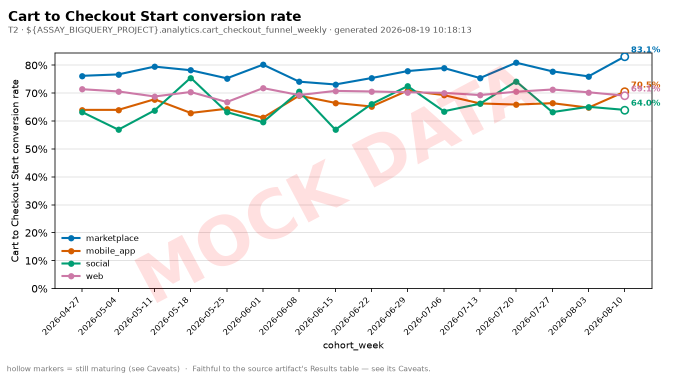
#> input picture examples/query-metric-chart.png, 1350 x 750 px (shown at 1/2 size)
$ python -i report_pdf.py   (imports and definitions only)
#> lines starting #> are read from the running program, lines starting #| are printed output that depends on the picture
#!/usr/bin/env python3
"""report_pdf.py — render a governed artifact into a PDF.

Produces a single, self-contained, stakeholder-ready PDF from a governed
output artifact: the chart (inline, when present), the Results table, the
Narrative, the verbatim Caveats, and the governance stamp (accuracy tier,
source view, generated-at, and a MOCK DATA / FIXTURE DATA banner when
applicable). The PDF is written locally for the user to download and
distribute as-is — no upload, no publishing pipeline (the `export-report`
skill).

Accepts two artifact shapes, both governed: a `query-metric` /
`visualize-metric` artifact (keyed by `metric` in frontmatter, usually
carrying a chart, its table under `## Results`) and a spine-analysis artifact
from `funnel-dropoff`, `stage-timing`, `segment-compare`, or `funnel-pulse`
(keyed by `skill` instead, chart-less, its table(s) under a skill-specific
heading such as `## Stage funnel` or `## Latency by transition`). Every
table-bearing section is rendered in the artifact's own order — see
`table_sections()` — so both shapes export uniformly with no per-skill
heading map to maintain. An artifact with neither `metric` nor `skill` is
refused — that is what stops an arbitrary markdown file from being
PDF-exported as though it were governed.

Faithful by construction: every element is read from the artifact the
governed run already wrote. This helper adds no numbers and re-queries
nothing. The chart image, when present, is the one `visualize-metric`
rendered.

Usage:
  report_pdf.py --artifact outputs/kattfot/2026-06-01-foo.md \
                [--out outputs/kattfot/2026-06-01-foo.pdf] \
                [--published-by "Your Name"]

Prints JSON {"pdf_path": ..., "title": ...} on success.
"""

from __future__ import annotations

import argparse
import json
import re
import sys
from pathlib import Path

try:
    import yaml
    from fpdf import FPDF
except ImportError:
    sys.stderr.write(
        "Missing dependencies. Install with:\n"
        "  pip install -r scripts/requirements.txt\n"
    )
    sys.exit(3)

FRONTMATTER_RE = re.compile(r"^---\s*\n(.*?)\n---\s*\n(.*)", re.DOTALL)
IMG_RE = re.compile(r"!\[[^\]]*\]\(([^)]+)\)")
BOLD_RE = re.compile(r"\*\*(.+?)\*\*")

# Page geometry (A4 portrait, mm).
MARGIN = 18
INK = (20, 20, 20)
MUTED = (90, 90, 90)
RULE = (210, 210, 210)
WARN_BG = (255, 244, 229)
WARN_INK = (140, 60, 0)
#: The T3 amber from the shared HTML theme (render-chart/theme/tokens.json),
#: so the exploratory banner matches every other surface's tier chrome.
EXPLORE_BG = (251, 241, 221)
EXPLORE_INK = (138, 90, 0)


# ---------------------------------------------------------------------------
# Glyph sanitation — DejaVu covers →·≈≤—…✓ but not color emoji.
# ---------------------------------------------------------------------------

# The PDF uses fpdf2 core fonts (Helvetica) — zero embedded font bytes, so the
# whole report stays a few KB and uploads as inline base64 with room to spare.
# Core fonts are Latin-1 only, so transliterate the glyphs the governed
# artifacts actually use down to ASCII/Latin-1.
_TRANSLIT = {
    "⚠️": "(!)", "⚠": "(!)", "📊": "", "📋": "", "🔗": "", "✅": "[ok]",
    "→": "->", "←": "<-", "↗": "", "≈": "~", "≤": "<=", "≥": ">=",
    "—": "-", "–": "-", "·": "-", "•": "-", "…": "...", "×": "x",
    "’": "'", "‘": "'", "“": '"', "”": '"', "→": "->",
}
MD_LINK_RE = re.compile(r"\[([^\]]+)\]\([^)]+\)")  # [text](url) -> text


# [75 lines left out: functions clean, parse_artifact, split_sections, parse_table, not called in this run]


#: Sections that are prose (or otherwise not a results table) even though a
#: section-by-section scan would otherwise consider them eligible.
NON_TABLE_SECTIONS = {
    "_preamble", "narrative", "caveats", "provenance", "visualization",
    "run warnings", "about this artifact",
}


# [97 lines left out: functions table_sections, paragraphs, bullets, find_chart, not called in this run]


# ---------------------------------------------------------------------------
# PDF construction
# ---------------------------------------------------------------------------


def _quantized(img_path: Path) -> str:
    """Write an optimized palette PNG to a temp file and return its path.

    Line/bar charts use few colors, so an adaptive 64-colour palette is visually
    lossless while cutting the file ~8x (e.g. 63KB → ~3KB). Embedding the
    optimized file (not a PIL object, which fpdf2 re-expands) keeps the PDF
    small enough to upload as inline base64.
    """
    try:
        from PIL import Image
    except ImportError:
        return str(img_path)
    im = Image.open(img_path).convert("RGB")
    # Downscale to a sensible print width before quantizing — 900px is sharp at
    # the ~180mm page width and far smaller than the 1350px source.
    max_w = 900
    if im.width > max_w:
        im = im.resize((max_w, round(im.height * max_w / im.width)))
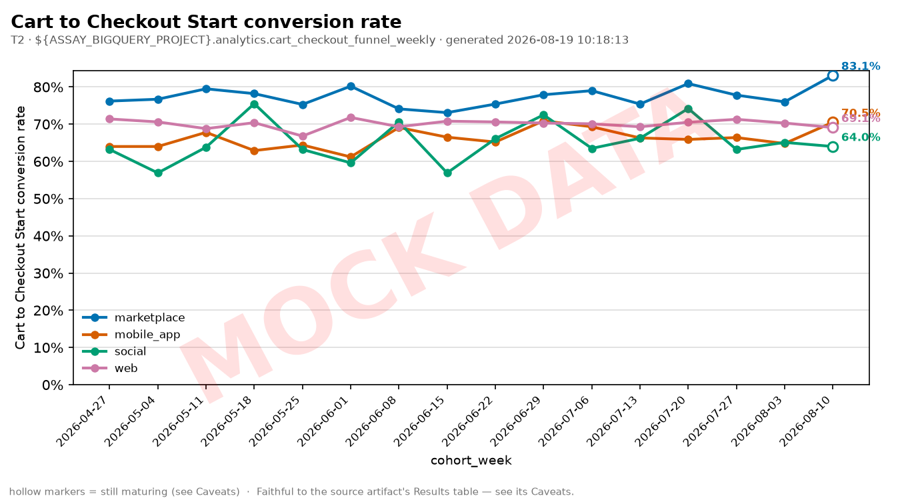
#> im: PIL image 900x500 RGB; mean R, G, B 244.6, 244, 243.9
    im = im.convert("P", palette=Image.ADAPTIVE, colors=32)
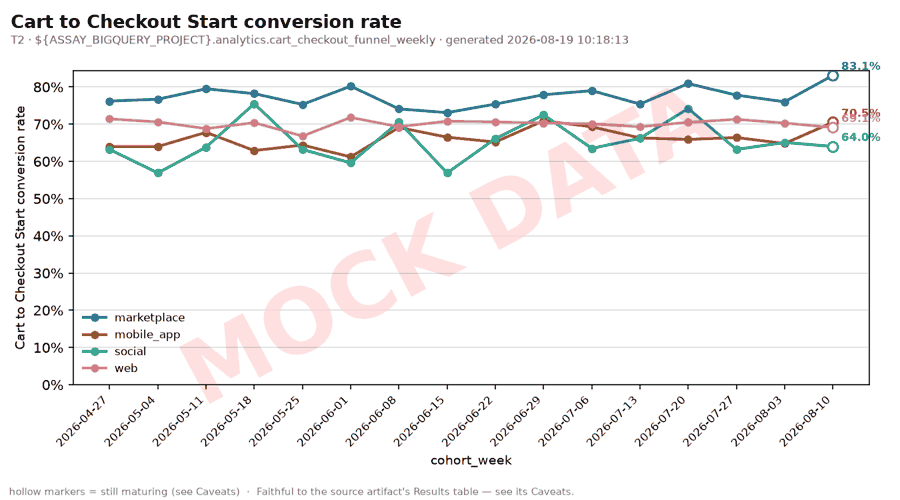
#> im: PIL image 900x500 P; mean R, G, B 245.1, 244, 244
    import tempfile

#> (the run stopped early here; a loop or call above may not have finished)
